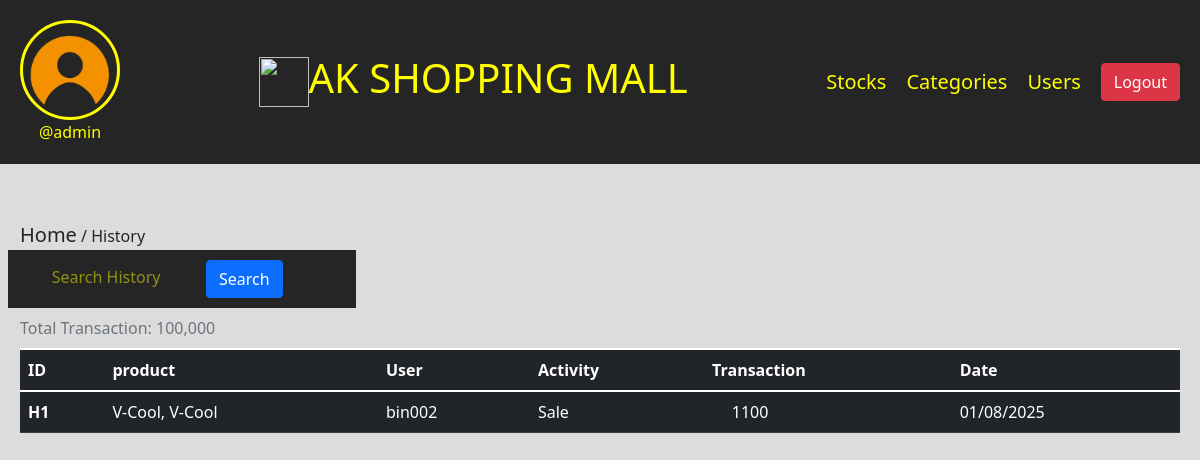
/record-history (signed in), run on an earlier commit of the app's database.
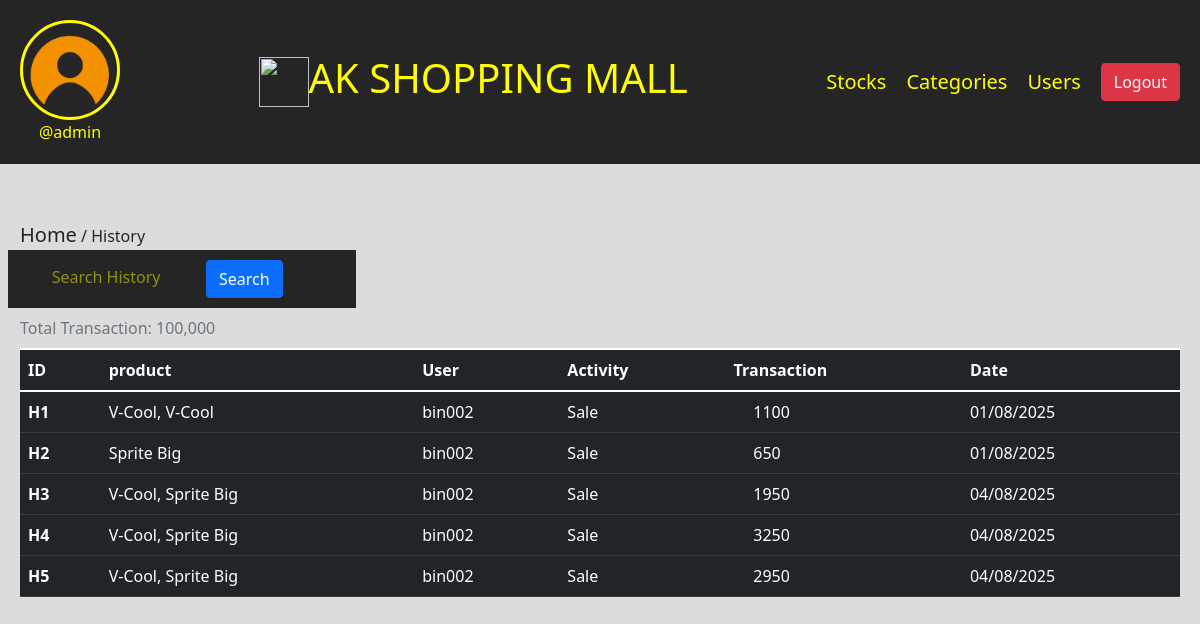
And on a later commit of the database.
### ims/models.py (models this page shows, shortened)
class History(models.Model):
    user = models.CharField(max_length=100, blank=True)
    client_name = models.CharField(max_length=100, blank=True)
    client_phone = models.CharField(max_length=100, blank=True)
    client_address = models.CharField(max_length=100, blank=True)
    products = models.CharField(max_length=100, blank=True)
    total_qtn = models.IntegerField(blank=True)
    total_price = models.IntegerField(blank=True)
    date = models.CharField(max_length=100, blank=True)

### ims/views.py (the view)
# urls.py: path('record-history', views.history, name='record-history'),
@login_required(login_url='login')
def history(request):
    user = Profile.objects.get(user=request.user)
    histories = History.objects.all()
    return render(request, 'history.html', {'user':user, 'histories':histories})

### templates/history.html (shortened to what this page needs)
{% load static %}
<!DOCTYPE html>
<html lang="en">
<head>
    <link rel="stylesheet" href="../static/bootstrap/css/bootstrap.min.css">
    <link rel="stylesheet" href="../static/lineawesome/css/line-awesome.min.css">
    <link rel="stylesheet" href="../static/fontawesome-free/css/all.min.css">
</head>
<body>
    <div class="nav">
        <div class="header-section">
            <div class="img">
                <img src="{{user.profileimg.url}}" alt="" height="100" width="100" type="button" data-bs-toggle="offcanvas" data-bs-target="#offcanvasScrolling" aria-controls="offcanvasScrolling">
                <br>
                <span>@{{user.user.username}}</span>
            </div>
            <div class="title">
                <img src="{% static 'img/ak-logo.jpg' %}" height="50" width="50">
                <h2>AK SHOPPING MALL</h2>
            </div>
            <div class="tabs">
                <a href="/view-stock">Stocks</a>
                <a href="/view-category">Categories</a>
                <a href="/view-user">Users</a>
                <a href="/logout" class="btn btn-danger">Logout</a>
            </div>
        </div>
    </div>
    <div class="body-section">
        <span><a href="/" class="text-dark">Home</a> / History</span>
        <table class="table caption-top table-dark">
            <caption>Total Transaction: 100,000</caption>
            <form action="/history-search" method="post">
                <div class="row">
                    <div class="icon">
                        <i class="la la-search"></i>
                        <input name="name" list="search" placeholder="Search History">
                        <button class="btn btn-primary">Search</button>
                    </div>
                </div>
            </form>
            <thead>
              <tr>
                <th scope="col">ID</th>
                <th scope="col">product</th>
                <th scope="col">User</th>
                <th scope="col">Activity</th>
                <th scope="col">Transaction</th>
                <th scope="col">Date</th>
              </tr>
            </thead>
            <tbody>
            {% for h in histories %}
              <tr>
                <th scope="row">H{{h.id}}</th>
                <td>{{h.products}}</td>
                <td>{{h.user}}</td>
                <td>Sale</td>
                <td><i class="fa-solid fa-naira-sign"></i> {{h.total_price}}</td>
                <td>{{h.date}}</td>
              </tr>
              {% endfor %}
            </tbody>
          </table>
    </div>
</body>
</html>

What changed in the data, as far as the page shows it:
added History: id "2", products "Sprite Big", user "bin002", total_price "650", date "01/08/2025"
added History: id "3", products "V-Cool, Sprite Big", user "bin002", total_price "1950", date "04/08/2025"
added History: id "4", products "V-Cool, Sprite Big", user "bin002", total_price "3250", date "04/08/2025"
added History: id "5", products "V-Cool, Sprite Big", user "bin002", total_price "2950", date "04/08/2025"
